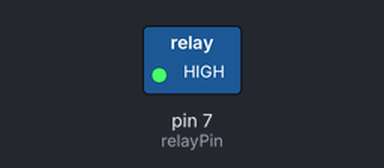
The sketch below on a simulated Arduino Uno, built with avr-gcc and run on an emulated ATmega328P. Parts: switched loads named in the sketch (green lamp = pin HIGH).

Above: at 1.5 s.
At 4.0 s:
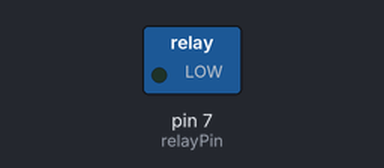
Timing chart, 0 to 6.5 s (numbered marks = the images above):
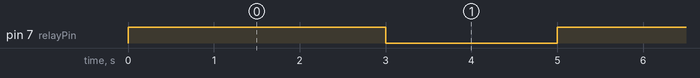

Measured:
- by itself, pin 7 (relayPin): alternates HIGH for 3.0 s and LOW for 2.0 s

The sketch:

chapter-2.4.12.ino
```cpp
int relayPin = 7;
void setup() {
  pinMode(relayPin, OUTPUT);
}

void loop() {
  digitalWrite(relayPin, HIGH);   // 릴레이 끄기
  delay(3000);
  digitalWrite(relayPin, LOW);    // 릴레이 켜기
  delay(2000);
}
```
